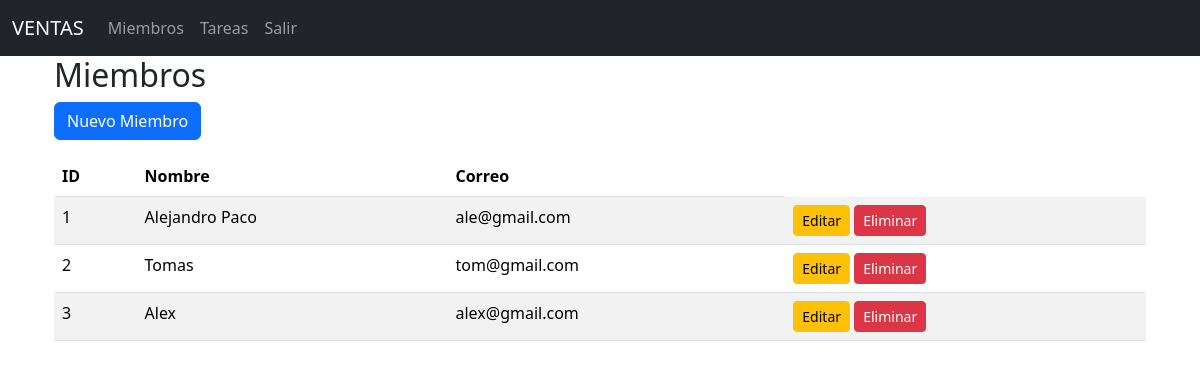
The app's page /miembros/ with its own data.
### blueprintapp/miembros/models.py (models this page shows, shortened)
class Miembro(db.Model):
    __tablename__ = "miembros"
    id = db.Column(db.Integer, primary_key=True)
    nombre = db.Column(db.String, nullable=False)
    email = db.Column(db.String, nullable=False)

### blueprintapp/miembros/routes.py (the view)
@bp_miembro.route("/")
def index():
    miembros = Miembro.query.all()
    return render_template('miembro/index.html', miembros=miembros)

### blueprintapp/miembros/templates/miembro/index.html
{% extends 'base.html' %}
{% block content %}
<div class="container">
    <h2>Miembros</h2>
    <a href="{{ url_for('bp_miembro.create') }}" class="btn btn-primary mb-3">Nuevo Miembro</a>
    <table class="table table-striped">
        <thead>
            <tr>
                <th>ID</th>
                <th>Nombre</th>
                <th>Correo</th>
            </tr>
        </thead>
        <tbody>
            {% for miembro in miembros %}
            <tr>
                <td>{{ miembro.id }}</td>
                <td>{{ miembro.nombre }}</td>
                <td>{{ miembro.email }}</td>
                <td>
                    <a href="{{ url_for('bp_miembro.edit', id=miembro.id) }}" class="btn btn-sm btn-warning">Editar</a>
                    <a href="{{ url_for('bp_miembro.delete', id=miembro.id) }}" class="btn btn-sm btn-danger" onclick="return confirm('Estás seguro de eliminar ?')">Eliminar</a>
                </td>
            </tr>
            {% endfor %}
        </tbody>
    </table>
</div>
{% endblock %}

### records on screen
Miembro: id "1", nombre "Alejandro Paco", email "ale@gmail.com"
Miembro: id "2", nombre "Tomas", email "tom@gmail.com"
Miembro: id "3", nombre "Alex", email "alex@gmail.com"
